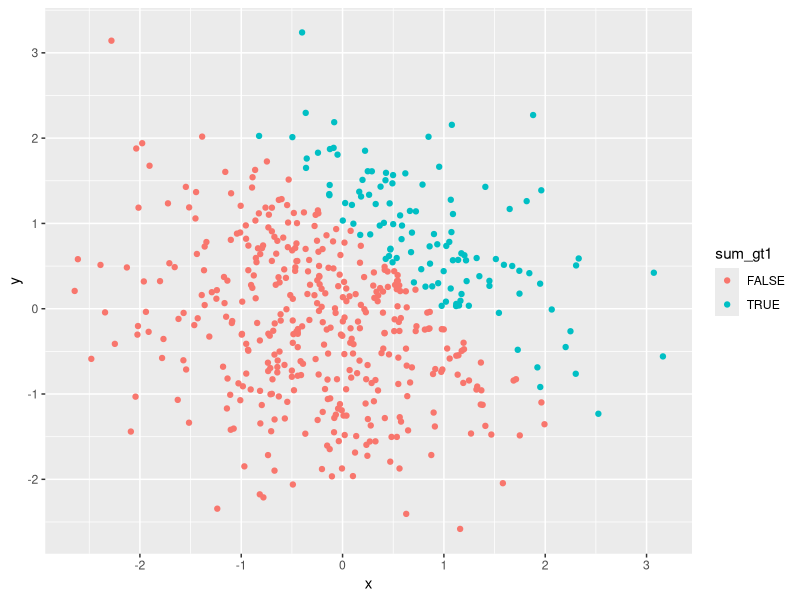
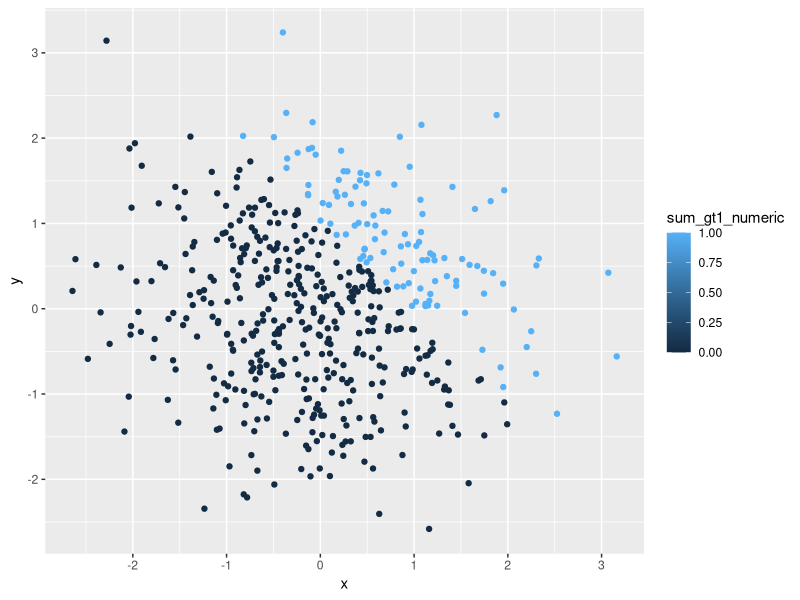
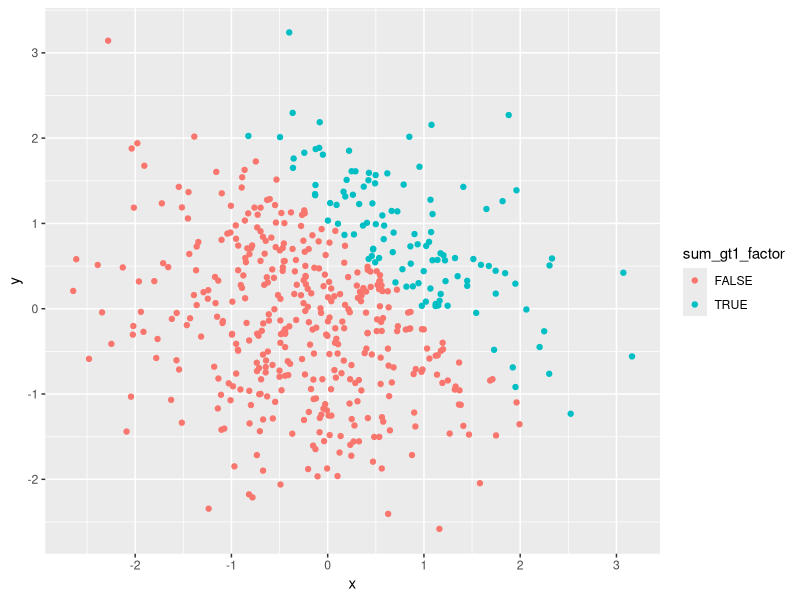
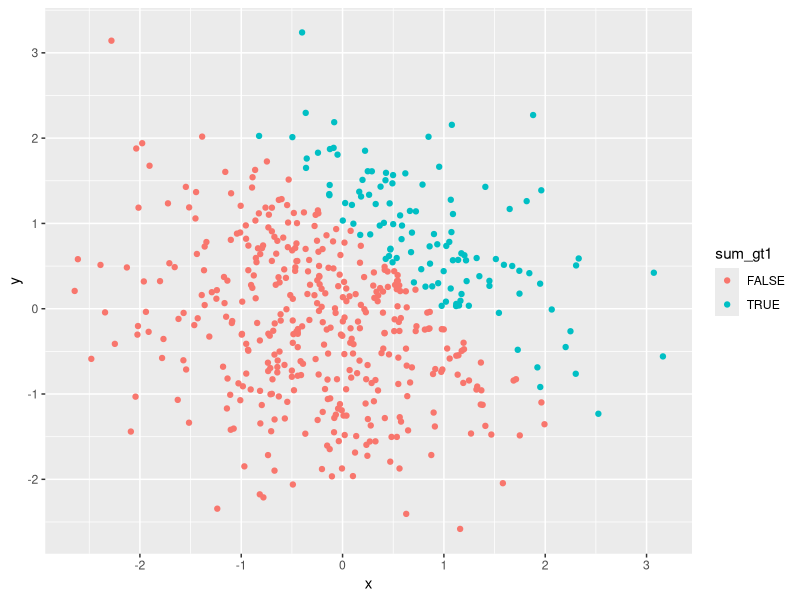

Source code (R) for these figures, in order:
## ---- chunk 1
library(tidyverse) 
## ---- chunk 2

Question_1_df = tibble(
  random_sample = rnorm(8),
  random_sample_gt0 = random_sample > 0, 
  vec_char = c("absolute", "abstract", "academic", "accepted", "accident", "accuracy", "accurate", "achieved"),
  vec_factor = factor(c("lowlevel", "lowlevel", "midlevel", "lowlevel", "midlevel", "biglevel","lowlevel", "biglevel"))
  )  
  

## ---- chunk 3
mean(pull(Question_1_df, random_sample))
mean(pull(Question_1_df, random_sample_gt0))
mean(pull(Question_1_df, vec_char))
mean(pull(Question_1_df, vec_factor))
## ---- chunk 4
product_numeric = as.numeric(pull(Question_1_df, random_sample_gt0))*(pull(Question_1_df, random_sample))

product_factor = as.factor(pull(Question_1_df, random_sample_gt0))*(pull(Question_1_df, random_sample))

logical_to_factor = as.numeric(as.factor(pull(Question_1_df, random_sample_gt0)))*(pull(Question_1_df, random_sample))
## ---- chunk 5
Question_2_df = tibble(
x = rnorm(500),
y = rnorm(500),
sum_gt1 = x + y > 1,
sum_gt1_numeric = as.numeric(sum_gt1),
sum_gt1_factor = as.factor(sum_gt1),
)
## ---- chunk 6
ggplot(Question_2_df, aes(x = x, y = y, color = sum_gt1)) + geom_point()
## ---- chunk 7
ggsave("HW1_scatterplot.pdf", height = 4, width = 6)
## ---- chunk 8
ggplot(Question_2_df, aes(x = x, y = y, color = sum_gt1_numeric)) + geom_point()
## ---- chunk 9
ggplot(Question_2_df, aes(x = x, y = y, color = sum_gt1_factor)) + geom_point()
